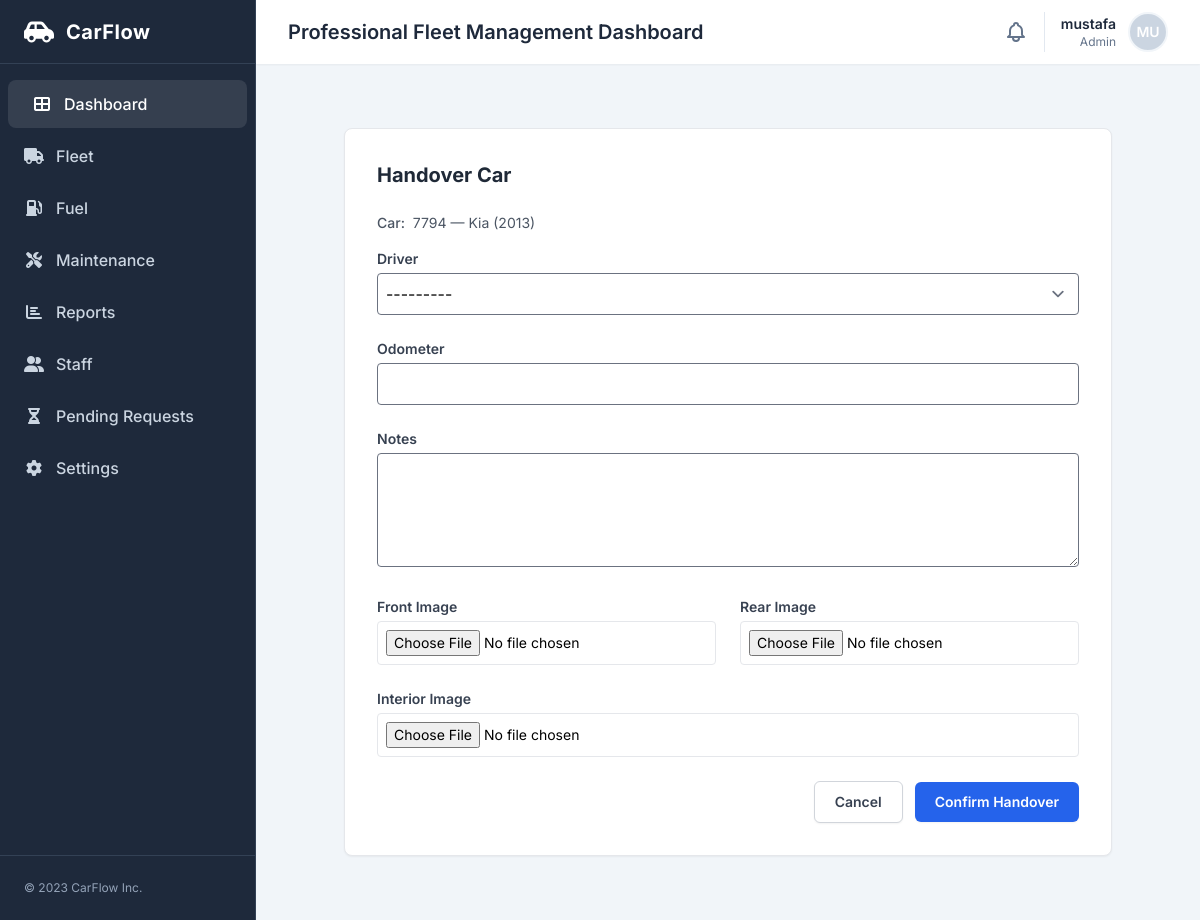
Page /fleet/cars/34/handover/ (signed in) on the committed database.
### fleet/models.py (models this page shows, shortened)
class Car(models.Model):
    STATUS_CHOICES = [
        ("available", "Available"),
        ("assigned", "Assigned"),
        ("maintenance", "Maintenance"),
        ("inactive", "Inactive"),
    ]
    VEHICLE_TYPE_CHOICES = [
        ("Sedan", "Sedan"),
        ("Reefer Van", "Chiller Van"),
        ("Reefer Truck", "Reefer Truck"),
        ("Reefer Pickup", "Reefer Pickup"),
    ]
    plate_number = models.CharField(max_length=20, unique=True, db_index=True)
    brand = models.CharField(max_length=100, default='Unknown')
    vehicle_type = models.CharField(max_length=100, choices=VEHICLE_TYPE_CHOICES, verbose_name="Vehicle Type", default="Sedan")
    year = models.PositiveIntegerField()
    vin = models.CharField(max_length=64, blank=True)
    status = models.CharField(
        max_length=20,
        choices=STATUS_CHOICES,
        default="available",
        db_index=True,
    )
    region = models.ForeignKey(
        "accounts.Region",
        on_delete=models.SET_NULL,
        null=True,
        blank=True,
        related_name="cars",
    )
    notes = models.TextField(blank=True)
    current_mileage = models.PositiveIntegerField(default=0, db_index=True)
    qr_token = models.CharField(max_length=128, unique=True, null=True, blank=True, db_index=True)
    qr_enabled = models.BooleanField(default=True, db_index=True)
    qr_code_image = models.ImageField(upload_to="qr_codes/", null=True, blank=True)
    created_at = models.DateTimeField(auto_now_add=True)
    class Meta:
        ordering = ["plate_number"]

### fleet/views.py (the view, shortened to what this page needs)
# urls.py: path("cars/<int:pk>/handover/", CarHandoverView.as_view(), name="car_handover"),
class CarHandoverView(ManagerRequiredMixin, FormView):
    form_class = CarHandoverForm
    template_name = "fleet/car_handover_form.html"
    def dispatch(self, request, *args, **kwargs):
        self.car = get_object_or_404(Car, pk=kwargs["pk"])
        return super().dispatch(request, *args, **kwargs)
    def get_context_data(self, **kwargs):
        ctx = super().get_context_data(**kwargs)
        ctx["car"] = self.car
        return ctx

### fleet/forms.py
class CarHandoverForm(forms.Form):
    driver = forms.ModelChoiceField(
        queryset=Employee.objects.select_related("user").all(),
        widget=forms.Select(attrs={"class": "border rounded p-2 w-full"}),
    )
    start_odometer = forms.IntegerField(widget=forms.NumberInput(attrs={"class": "border rounded p-2 w-full", "min": "0", "step": "1"}))
    notes = forms.CharField(required=False, widget=forms.Textarea(attrs={"class": "border rounded p-2 w-full", "rows": 4}))
    image_front = forms.ImageField(required=False, widget=forms.ClearableFileInput(attrs={"class": "block w-full text-sm border rounded p-2"}))
    image_rear = forms.ImageField(required=False, widget=forms.ClearableFileInput(attrs={"class": "block w-full text-sm border rounded p-2"}))
    image_interior = forms.ImageField(required=False, widget=forms.ClearableFileInput(attrs={"class": "block w-full text-sm border rounded p-2"}))

### fleet/views.py (called while the page is built)
    def test_func(self):
        return (
            self.request.user.is_authenticated
            and (
                self.request.user.is_superuser
                or self.request.user.groups.filter(name__in=["Manager", "Fleet Manager", "Admin"]).exists()
            )
        )

### staff/models.py (called while the page is built)
    def __str__(self):
        if self.user:
            return str(self.user)
        full_name = f"{self.first_name} {self.last_name}".strip()
        return full_name if full_name else "Unnamed Employee"

### fleet/templates/fleet/car_handover_form.html (shortened to what this page needs)
{% extends "base.html" %}
{% block content %}
<div class="flex-1 overflow-y-auto p-4 sm:p-6 lg:p-8">
  <section class="max-w-3xl mx-auto bg-white rounded-lg shadow-sm border border-gray-200 p-8">
    <h1 class="text-xl font-bold text-gray-800 mb-6">Handover Car</h1>
    <div class="mb-4 text-sm text-gray-600">
      <span class="font-medium">Car:</span>
      <span class="ml-1">{{ car.plate_number }} — {{ car.brand }} {{ car.model }} ({{ car.year }})</span>
    </div>
    <form method="post" enctype="multipart/form-data">
      <div class="grid grid-cols-1 md:grid-cols-2 gap-6">
        <div class="space-y-1 md:col-span-2">
          <label class="block text-sm font-semibold text-gray-700">Driver</label>
          {{ form.driver }}
        </div>
        <div class="space-y-1 md:col-span-2">
          <label class="block text-sm font-semibold text-gray-700">Odometer</label>
          {{ form.start_odometer }}
        </div>
        <div class="space-y-1 md:col-span-2">
          <label class="block text-sm font-semibold text-gray-700">Notes</label>
          {{ form.notes }}
        </div>
        <div class="space-y-1">
          <label class="block text-sm font-semibold text-gray-700">Front Image</label>
          {{ form.image_front }}
        </div>
        <div class="space-y-1">
          <label class="block text-sm font-semibold text-gray-700">Rear Image</label>
          {{ form.image_rear }}
        </div>
        <div class="space-y-1 md:col-span-2">
          <label class="block text-sm font-semibold text-gray-700">Interior Image</label>
          {{ form.image_interior }}
        </div>
      </div>
      <div class="flex items-center justify-end gap-3 pt-6">
        <a href="{% url 'fleet:car_detail' car.pk %}" class="rounded-md bg-white px-5 py-2.5 text-sm font-semibold text-gray-700 border border-gray-300 shadow-sm hover:bg-gray-50">Cancel</a>
        <button type="submit" class="rounded-md bg-blue-600 px-5 py-2.5 text-sm font-semibold text-white shadow-sm hover:bg-blue-700">Confirm Handover</button>
      </div>
    </form>
  </section>
</div>
{% endblock %}

### templates/partials/navbar.html (shortened to what this page needs)
<header class="h-16 flex items-center justify-between px-4 sm:px-6 lg:px-8 bg-white shadow-sm z-10">
<div class="flex items-center gap-3">
<h1 class="text-base sm:text-xl font-semibold text-slate-800 truncate max-w-[60vw] md:max-w-none">Professional Fleet Management Dashboard</h1>
</div>
<div class="flex items-center space-x-4">
<button class="text-slate-500 hover:text-slate-700 focus:outline-none">
</button>
<div class="flex items-center gap-3 border-l border-slate-200 pl-4 relative">
    <button id="user-menu-btn" class="flex items-center gap-3 focus:outline-none">
        <div class="text-right hidden sm:block">
            <p class="text-sm font-semibold text-slate-800">
                {% if request.user.is_authenticated %}
                    {{ request.user.get_full_name|default:request.user.username }}
                {% else %}
                    Guest
                {% endif %}
            </p>
            <p class="text-xs text-slate-500">
                {% if request.user.is_authenticated and request.user.groups.first %}
                    {{ request.user.groups.first.name }}
                {% elif request.user.is_authenticated %}
                    User
                {% else %}
                    Guest
                {% endif %}
            </p>
        </div>
        <div class="h-10 w-10 rounded-full bg-slate-300 flex items-center justify-center text-white font-semibold text-sm border-2 border-slate-100">
            {% if request.user.is_authenticated %}
                {{ request.user.username|slice:":2"|upper }}
            {% else %}
                GU
            {% endif %}
        </div>
    </button>
</div>
</header>

### templates/base.html (style rules this page uses)
body { font-family:'Inter',sans-serif;background-color:#f3f4f6 }

### rows in the picture
Car: plate_number "7794", brand "Kia", year "2013"

### other values in the picture
{{ request.user.get_full_name|default:request.user.username }} "mustafa"
{{ request.user.groups.first.name }} "Admin"
{{ request.user.username|slice:":2"|upper }} "MU"
